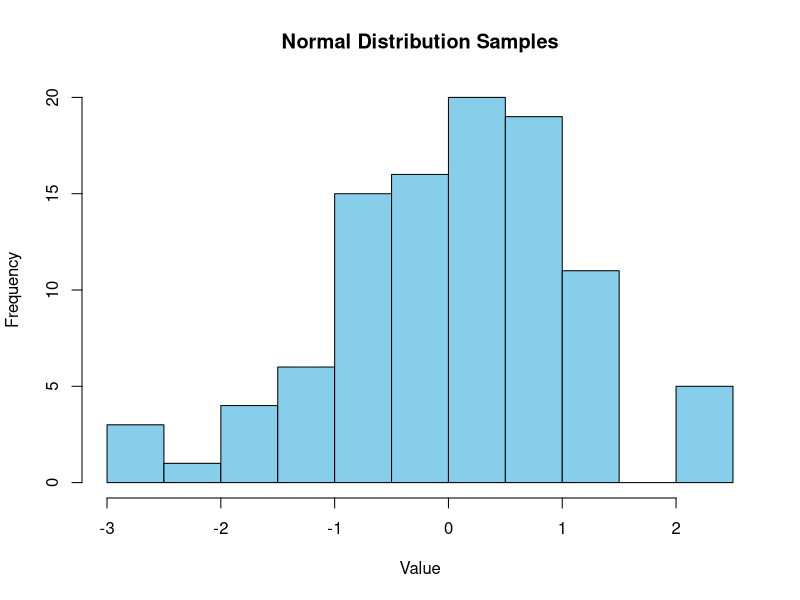
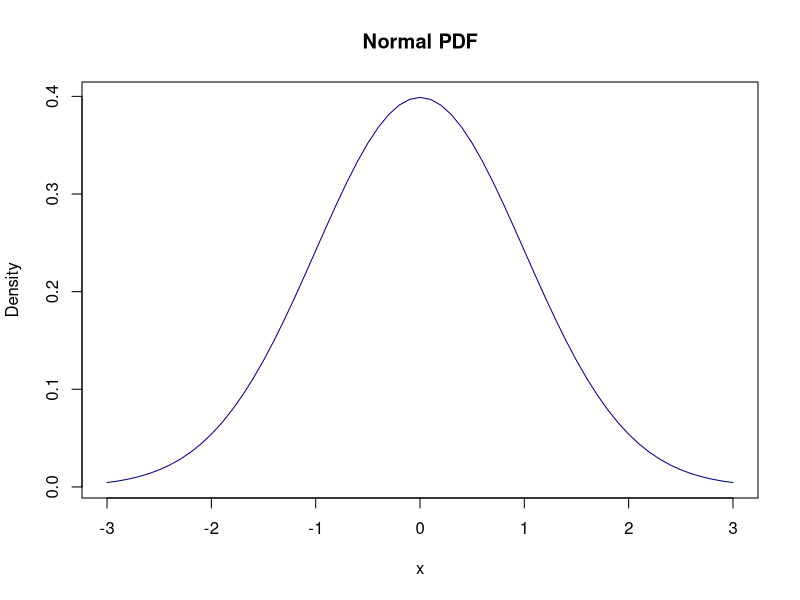
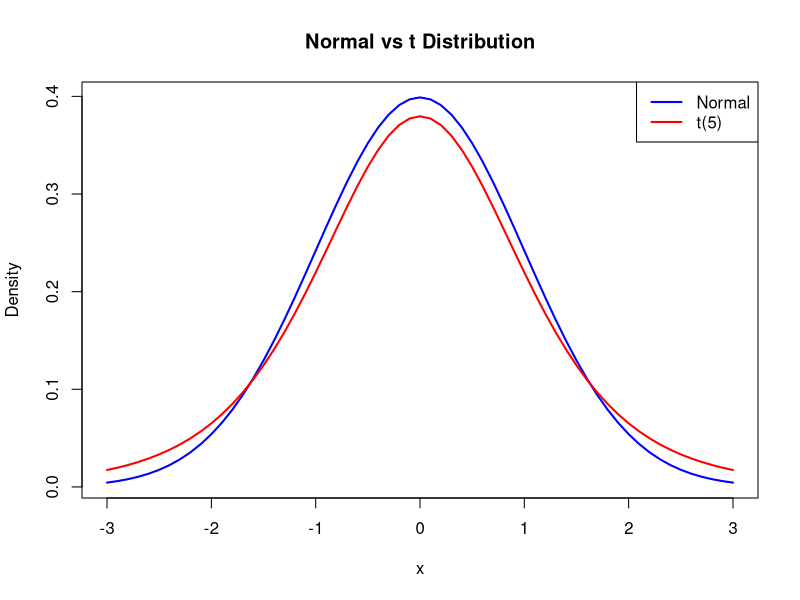

R code for these plots, in order:
# Random Sampling

# Generate 100 random samples from normal distribution (mean=0, sd=1)
x <- rnorm(n=100, mean=0, sd=1)

# Plot histogram
hist(x, breaks=10, col='skyblue', border='black',
     xlab='Value', ylab='Frequency', 
     main='Normal Distribution Samples')

# Probability Density Function (PDF)

# Generate values
x <- seq(-3, 3, by=0.1)
y <- dnorm(x)

# Plot normal density curve
plot(x, y, type='l', col='darkblue',
     xlab='x', ylab='Density',
     main='Normal PDF')

# Cumulative Distribution Function (CDF)
# Probability that a normal variable <= 1.96
prob <- pnorm(1.96)
print(prob)  # ≈ 0.975

# Quantiles and Random Sampling
# Quantile (inverse of CDF)
quantile <- qnorm(0.975)
print(quantile)  # ≈ 1.96

# 10 random samples from N(5, 2)
samples <- rnorm(n=10, mean=5, sd=2)
print(samples)

# Comparing Distributions

x <- seq(-3, 3, by=0.1)
plot(x, dnorm(x), type='l', col='blue', lwd=2,
     xlab='x', ylab='Density',
     main='Normal vs t Distribution')
lines(x, dt(x, df=5), col='red', lwd=2)
legend('topright', legend=c('Normal', 't(5)'), 
       col=c('blue', 'red'), lwd=2)